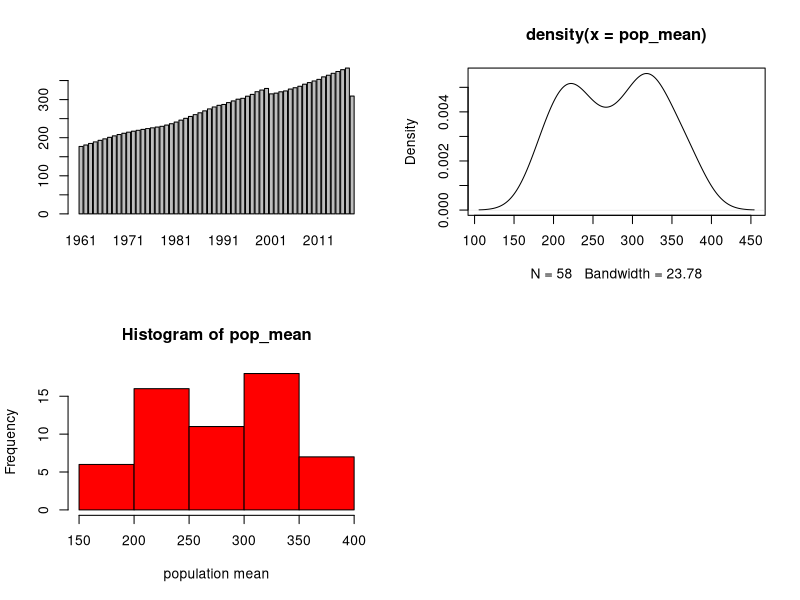
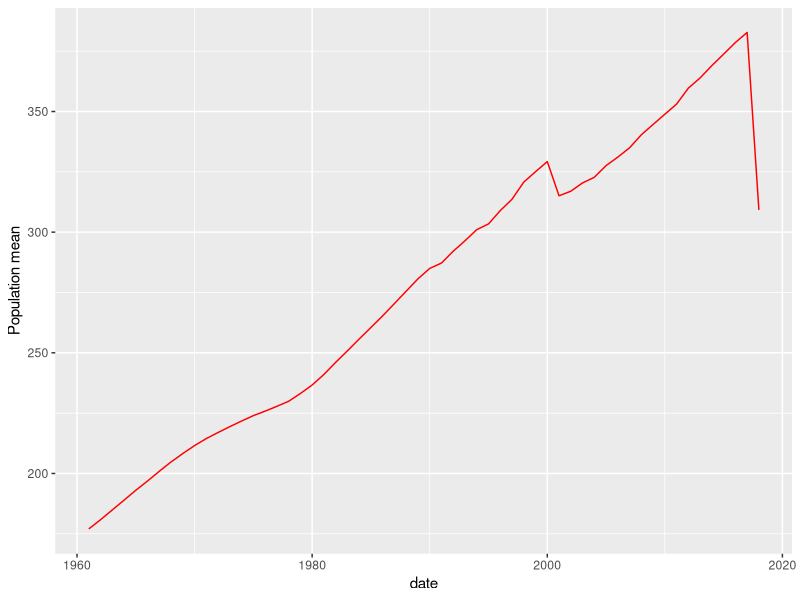
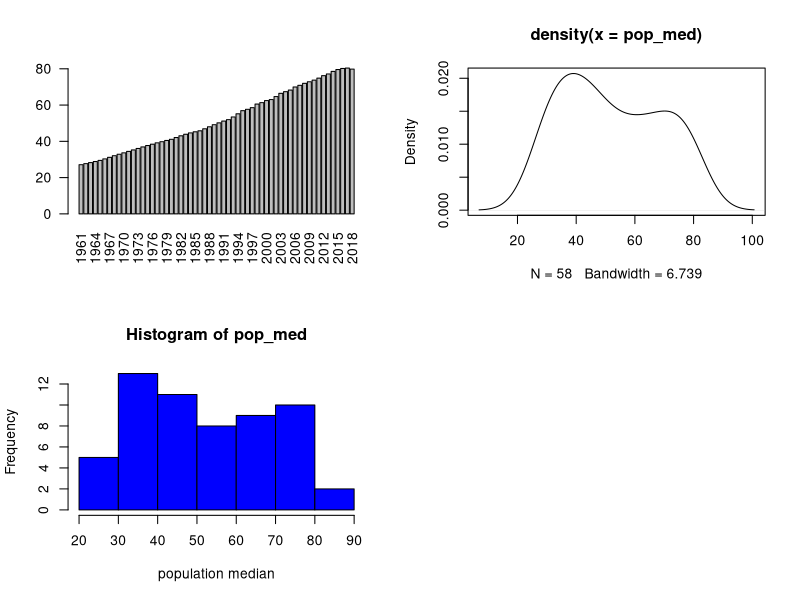
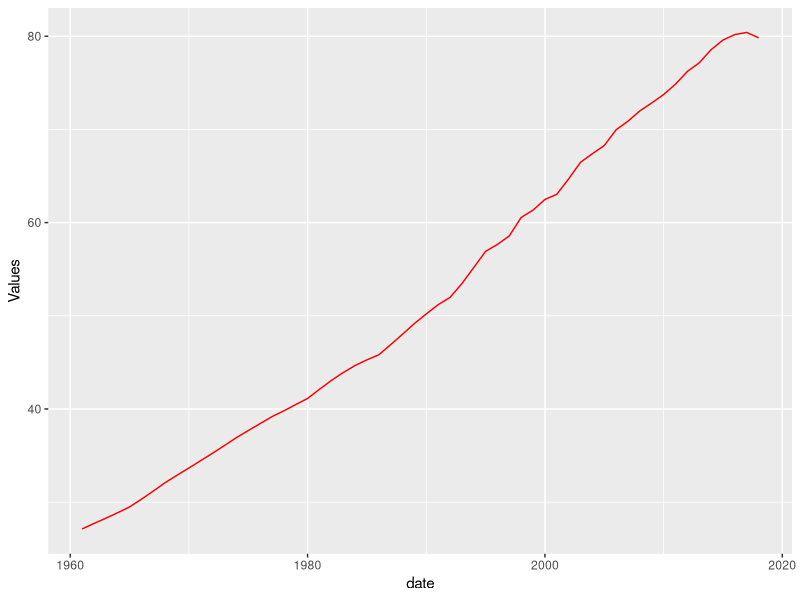
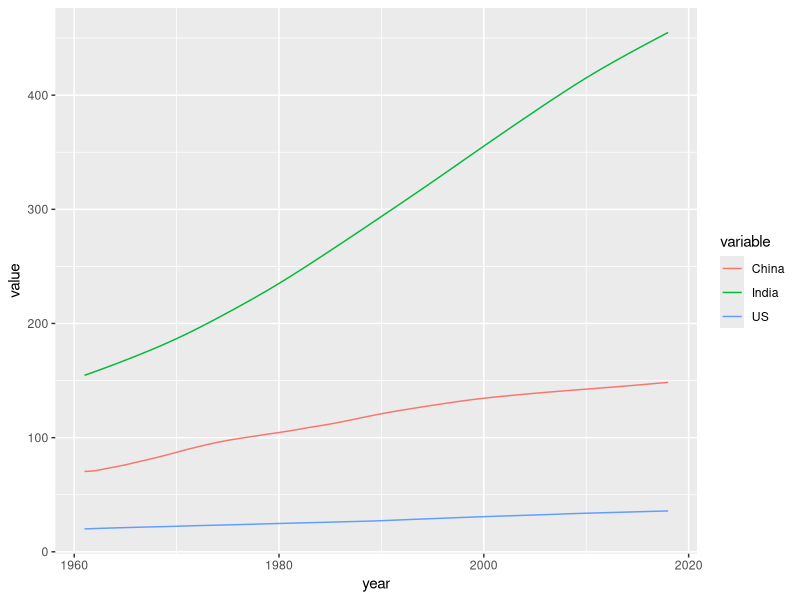
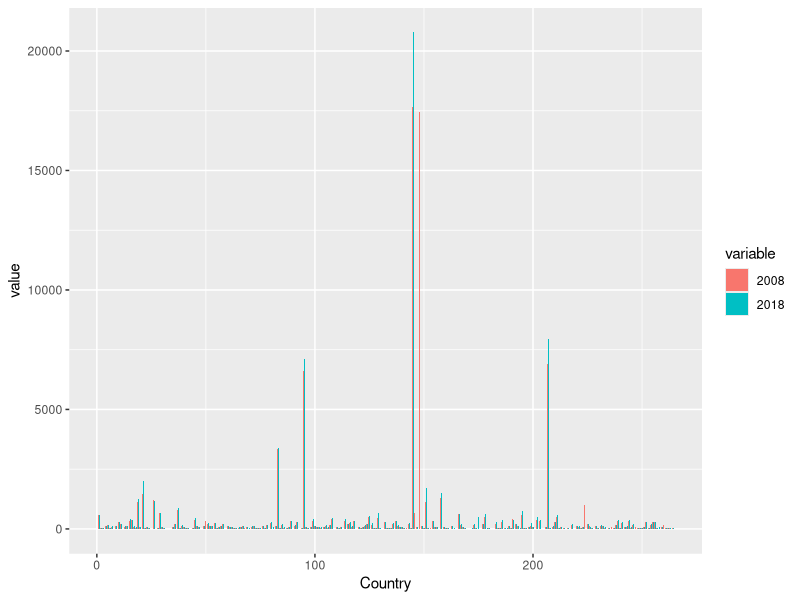
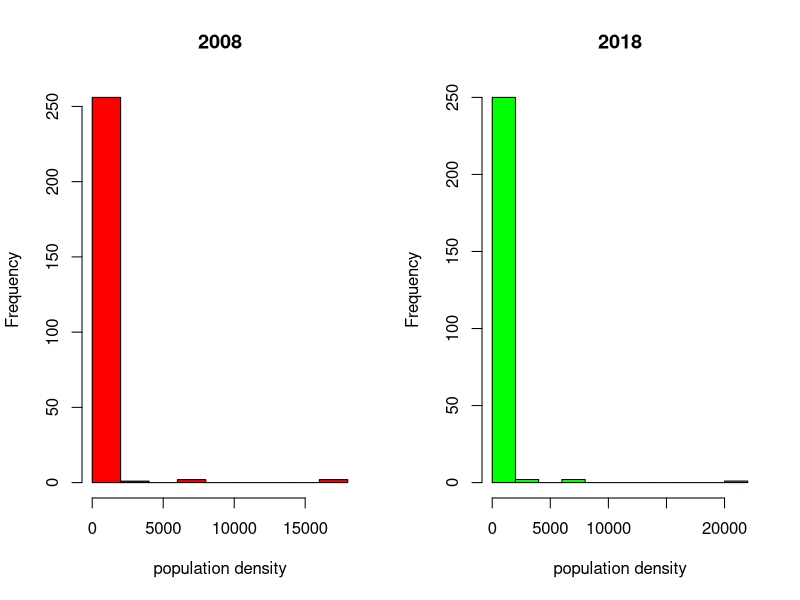
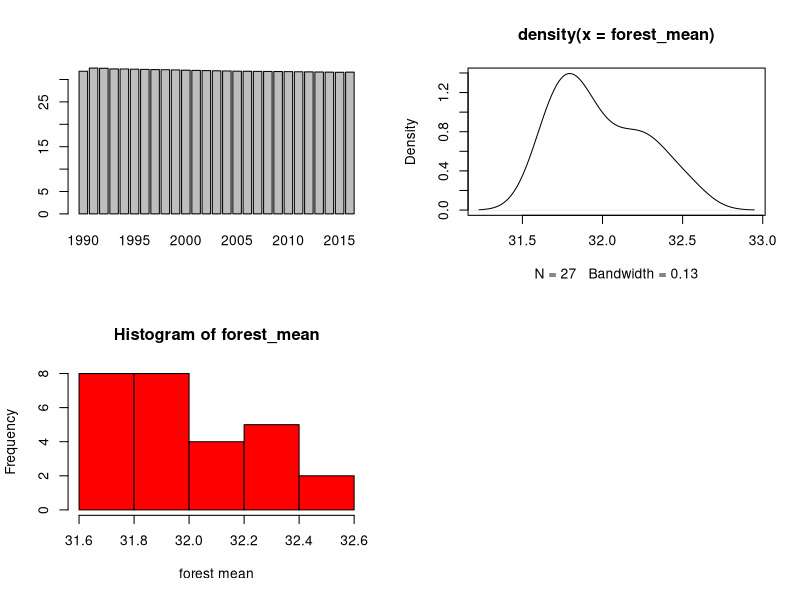

Write R code to recreate these figures, in order.
## ---- chunk 1
knitr::opts_chunk$set(echo = TRUE)
## ---- chunk 2
library(ggplot2)
library(gridExtra)
library(plyr)
library(grid)
library(readxl)
library(dplyr)
library(matrixStats)
## ---- chunk 3

#reading the excel file 
pop_den = read_excel("population_density.xls")

#Since 1960 column doesn't contains any value we will drop this column. 
pop_den$'1960' <- NULL 

#Finding the mean of all the population and storing it 
pop_mean <- colMeans(pop_den[5:62], na.rm=TRUE)

par(mfrow=c(2,2))
#plotting the mean in barplot, density plot and histogram
barplot(pop_mean)
d1 <- density(pop_mean)
plot(d1)
hist(pop_mean, xlab = "population mean", col = "red")
## ---- chunk 4
#plotting a line curve using ggplot for mean to understand the curve 
date <- 1961:2018
ggplot() + geom_line(aes(x=date,y=pop_mean),color='red') + 
  ylab('Population mean')+xlab('date')
## ---- chunk 5
#Finding the median of all the population and storing it
pop_med <- colMedians( as.matrix(pop_den[5:62]), na.rm=TRUE)

par(mfrow=c(2,2))
#plotting the median in barplot, density plot and histogram
barplot(pop_med, names = seq(1961, 2018, 1), las = 2)
d2 <- density(pop_med)
plot(d2)
hist(pop_med, xlab = "population median", col = " blue")
## ---- chunk 6
#plotting a line curve using ggplot for median to understand the curve 
date <- 1961:2018
ggplot() + geom_line(aes(x=date,y=pop_med),color='red') + 
  ylab('Values')+xlab('date')

## ---- chunk 7
library(reshape2)
#plotting population density of different countries using ggplot
x1 <- 1961:2018
y1 <- pop_den[39,5:62]
y2 <- pop_den[108,5:62]
y3 <- pop_den[250,5:62]
t <- data.frame(cbind(x1, t(y1),t(y2),t(y3)))
colnames(t) <- c("year", "China", "India", "US")
country <- melt(t, id= "year")
ggplot(data = country , aes(x = year, y = value, color = variable)) + geom_line()
## ---- chunk 8
#comparison of population density for two years(2018,2008) at a span of 10 years. 
x1 <- pop_den$`2008`
x2 <- pop_den$`2018`

y1 <- 1:264 #labelled the countries with numbers 
t <- data.frame(cbind(y1, x1, x2))
colnames(t) <- c("Country", "2008", "2018")
dat <- melt(t, id= "Country")
ggplot(data=dat, aes(x=Country,y=value,fill=variable)) +
  geom_bar(position=position_dodge(), stat= 'identity') 
## ---- chunk 9
par(mfrow=c(1,2))
hist(x1, main = "2008", xlab = "population density", col = 'red')
hist(x2, main = "2018", xlab = "population density", col = 'green')

## ---- chunk 10

#loading the xls file
forest_den = read_excel("forest.xls")

#removing the columns which does not contain any value
forest_den[,5:34] <- NULL
forest_den[,32:33] <- NULL

#Finding the mean of the forest density and storing it 
forest_mean <- colMeans(forest_den[5:31], na.rm=TRUE)

par(mfrow=c(2,2))
#plotting the mean in barplot, density plot and histogram
barplot(forest_mean)
d1 <- density(forest_mean)
plot(d1)
hist(forest_mean, xlab = "forest mean", col = "red")
## ---- chunk 11
#plotting a line curve using ggplot for mean to understand the curve 
date <- 1990:2016
ggplot() + geom_line(aes(x=date,y=forest_mean),color='red') + 
  ylab('Values')+xlab('date')
## ---- chunk 12
#plotting forest density of different countries using ggplot
x1 <- 1990:2016
y1 <- forest_den[39,5:31]
y2 <- forest_den[108,5:31]
y3 <- forest_den[250,5:31]
t <- data.frame(cbind(x1, t(y1),t(y2),t(y3)))
colnames(t) <- c("year", "China", "India", "US")
country <- melt(t, id= "year")
ggplot(data = country , aes(x = year, y = value, color = variable)) + geom_line()
## ---- chunk 13
#comparison of forest density for two years(2018,2008) at a span of 10 years. 
x1 <- forest_den$`2008`
x2 <- forest_den$`2016`
y1 <- 1:264 #labelled the countries with numbers 
t <- data.frame(cbind(y1, x1, x2))
colnames(t) <- c("Country", "2006", "2016")
dat <- melt(t, id= "Country")

par(mfrow=c(1,2))
hist(x1, main = "2006", xlab = "forest density", col = 'red')
hist(x2, main = "2016", xlab = "forest density", col = 'green')
## ---- chunk 14
carbon_emision = read_excel("carbondioxide.xls")

carbon_emision[,60:63] <- NULL

#Finding the mean of all countries carbon emision and storing it 
carbon_mean <- colMeans(carbon_emision[5:59], na.rm=TRUE)

par(mfrow=c(2,2))
#plotting the mean in barplot, density plot and histogram
barplot(carbon_mean)
d1 <- density(carbon_mean)
plot(d1)
hist(carbon_mean, xlab = "carbon_emision mean", col = "red")
## ---- chunk 15
#plotting a line curve using ggplot for median to understand the curve 
date <- 1960:2014
ggplot() + geom_line(aes(x=date,y=carbon_mean),color='red') + 
  ylab('Values')+xlab('date')
## ---- chunk 16
#comparison of carbon emision for two years(2010,2014) . 
x1 <- carbon_emision$`2010`
x2 <- carbon_emision$`2014`

y1 <- 1:264 #labelled the countries with numbers 
t <- data.frame(cbind(y1, x1, x2))
colnames(t) <- c("Country", "2010", "2014")
dat <- melt(t, id= "Country")
ggplot(data=dat, aes(x=Country,y=value,fill=variable)) +
  geom_bar(position=position_dodge(), stat= 'identity')
## ---- chunk 17
#plotting carbon emision of different countries using ggplot
x1 <- 1960:2014
y1 <- carbon_emision[39,5:59]
y2 <- carbon_emision[108,5:59]
y3 <- carbon_emision[250,5:59]
t <- data.frame(cbind(x1, t(y1),t(y2),t(y3)))
colnames(t) <- c("year", "China", "India", "US")
country <- melt(t, id= "year")
ggplot(data = country , aes(x = year, y = value, color = variable)) + geom_line()
## ---- chunk 18

#loading the xls file
forest_den = read_excel("forest.xls")
pop_den = read_excel("population_density.xls")
forest_den[,c(5:34, 62:63)] <- NULL
pop_den[,c(5:34, 62:63)] <- NULL

#merging two dataframes 
pop_for <- merge( forest_den ,pop_den , by="Country Name")

#Plotting forest density and population density for Brazil 
brazil <- pop_for %>% slice(28)
xx = t(brazil[c(5:31)])
yy = t(brazil[c(35:61)])
zz = cbind(xx,yy)
zz = as.data.frame(zz)

x1 <- 1990:2016
y1 <- zz[,1]
y2 <- zz[,2]

t <- data.frame(cbind(x1,y1,y2))
colnames(t) <- c("year", "Forest density", "Population density")
country <- melt(t, id= "year")
ggplot(data = country , aes(x = year, y = value, color = variable)) + geom_line()
## ---- chunk 19
#Plotting forest density and population density for India
india <- pop_for %>% slice(108)
xx = t(india[c(5:31)])
yy = t(india[c(35:61)])
zz = cbind(xx,yy)
zz = as.data.frame(zz)

x1 <- 1990:2016
y1 <- zz[,1]
y2 <- zz[,2]

t <- data.frame(cbind(x1,y1,y2))
colnames(t) <- c("year", "Forest density", "Population density")
country <- melt(t, id= "year")
ggplot(data = country , aes(x = year, y = value, color = variable)) + geom_line()
## ---- chunk 20
## carbon_emision and forest density comparison

forest_den = read_excel("forest.xls")
carbon_emision = read_excel("carbondioxide.xls")


forest_den[,c(5:34,62:63)] <- NULL
carbon_emision[,c(5:34,62:63)] <- NULL

for_car <- merge( forest_den , carbon_emision, by="Country Name")

#Plotting forest density vs carbon emision in India in recent past
india <- for_car %>% slice(108)
xx = t(india[c(5:29)])
yy = t(india[c(35:59)])
zz = cbind(xx,yy)
zz = as.data.frame(zz)

x1 <- 1990:2014
y1 <- zz[,1]
y2 <- zz[,2]

t <- data.frame(cbind(x1,y1,y2))
colnames(t) <- c("year", "Forest", "carbon")


coef(lm(carbon ~ Forest, data = t))
ggplot(data=t, aes(x= Forest, y= carbon))+
  xlab("Forest density")+ ylab("carbon dioxide concetration")+
  geom_point()+ 
  geom_abline(intercept = 1619474.05, slope = -46487.65   ) +
  ggtitle(" Forest density vs Carbon dioxide concentration in India")
## ---- chunk 21

temperature1 = read_excel("temp.xlsx")
temp2 = temperature1[-c(1:111),]
temp2 = data.frame(temp2)
rise <- melt(temp2, id= "Year")
ggplot(data = rise , aes(x = Year, y = value, color = variable)) + geom_line() + xlim (1990,2020)
## ---- chunk 22
year <- 1990:2014
US <- t(carbon_emision[250, 5:29])
rownames(US) = NULL
US_carbon = cbind(year, US)

colnames(US_carbon) <- c("Year","Carbon")

carbon_for <- merge(temp2, US_carbon, by="Year")

ggplot(data=carbon_for, aes(x= Lowess.5. , y= Carbon))+
  xlab("temperature")+ ylab("carbon_conc.")+
  geom_point()+ 
  ggtitle(" Temperature vs Carbon_conc.")
